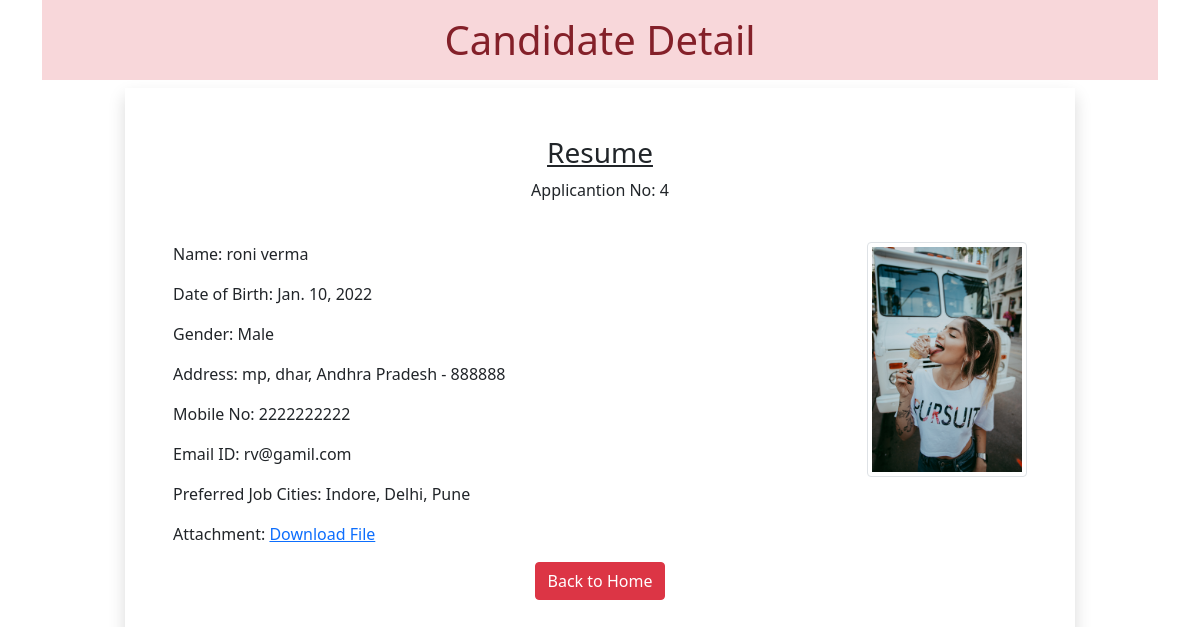
/4, run on the app's committed database.
### myapp/models.py (models this page shows)
class Resume(models.Model):
 name = models.CharField(max_length=100)
 dob = models.DateField(auto_now=False, auto_now_add=False)
 gender = models.CharField(max_length=100)
 locality = models.CharField(max_length=100)
 city = models.CharField(max_length=100)
 pin = models.PositiveIntegerField()
 state = models.CharField(choices=STATE_CHOICE, max_length=50)
 mobile = models.PositiveIntegerField()
 email = models.EmailField()
 job_city = models.CharField(max_length=50)
 profile_image = models.ImageField(upload_to='profileimg', blank=True)
 my_file = models.FileField(upload_to='doc', blank=True)

### myapp/views.py (the view)
# urls.py: path('<int:pk>', views.CandidateView.as_view(), name='candidate')
class CandidateView(View):
 def get(self, request, pk):
  candidate = Resume.objects.get(pk=pk)
  return render(request, 'myapp/candidate.html', {'candidate':candidate})

### myapp/templatetags/myfilter.py (called while the page is built)
@register.filter(name='remove_special')
def remove_chars(value, arg):
 for character in arg:
  value = value.replace(character, "")
 return value

### myapp/templates/myapp/candidate.html (shortened to what this page needs)
<!DOCTYPE html>
{% load myfilter %}
<html lang="en">
<head>
  <link href="https://cdn.jsdelivr.net/npm/bootstrap@5.0.0-beta2/dist/css/bootstrap.min.css" rel="stylesheet">
</head>
<body>
  <div class="container">
   <h1 class="alert-danger text-center p-3">Candidate Detail</h1>
   <div class="row">
    <div class="col-sm-10 shadow p-5 offset-sm-1">
     <h3 class="text-center"><u>Resume</u></h3>
     <p  class="text-center"class="float-end">Applicantion No: {{candidate.id}}</p><br>
     <img src="{{candidate.profile_image.url}}" alt="" class="img-fluid img-thumbnail float-end ml-10" width="160" height="160">
     <p>Name: {{candidate.name}}</p>
     <p>Date of Birth: {{candidate.dob}}</p>
     <p>Gender: {{candidate.gender}}</p>
     <p>Address: {{candidate.locality}}, {{candidate.city}}, {{candidate.state}} - {{candidate.pin}}</p>
     <p>Mobile No: {{candidate.mobile}}</p>
     <p>Email ID: {{candidate.email}}</p>
     <p>Preferred Job Cities: {{candidate.job_city|remove_special:"[]'"}}</p>
     <p>Attachment: <a href="{{candidate.my_file.url}}">Download File</a></p>
    <div class="text-center">
     <a href="/" class="btn btn-danger">Back to Home</a>
    </div>
    </div>
   </div>
  </div>
</body>
</html>

### data on the page
Resume: id "4", profile_image (picture), name "roni verma", dob "Jan. 10, 2022", gender "Male", locality "mp", city "dhar", state "Andhra Pradesh", pin "888888", mobile "2222222222", email "rv@gamil.com", job_city|remove_special "Indore, Delhi, Pune"
